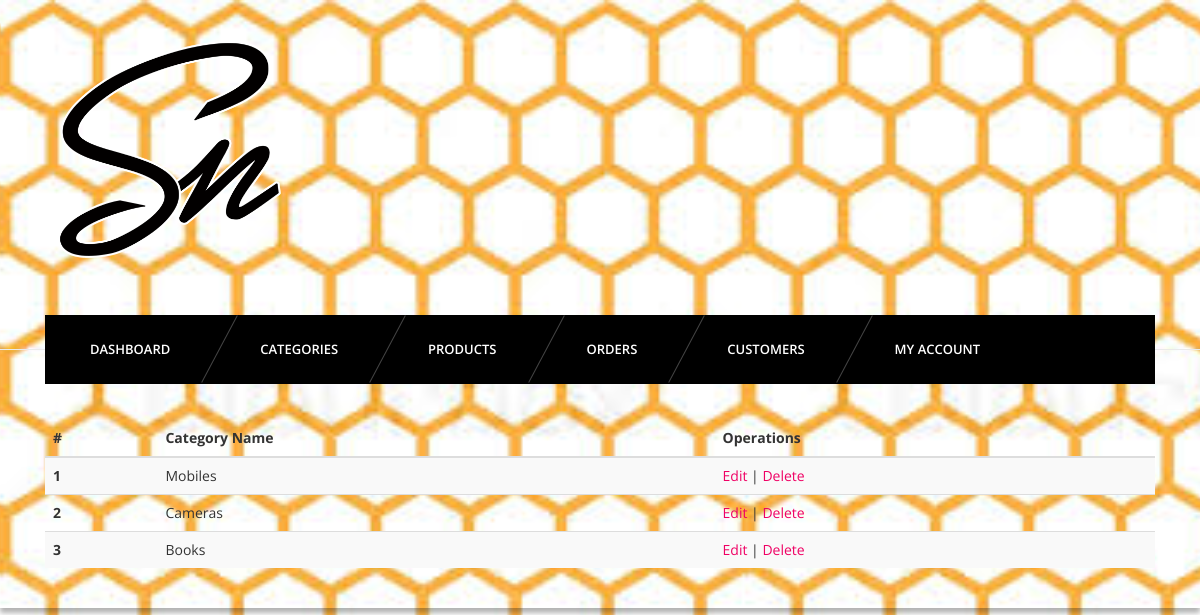
Screenshot of /admin/categories.php (signed in) with the database file from the repository.
### tables this page shows
CREATE TABLE IF NOT EXISTS `category` (
  `id` INT(11) NOT NULL AUTO_INCREMENT,
  `name` VARCHAR(255) NOT NULL,
  PRIMARY KEY (`id`));

### admin/categories.php (the view, shortened to what this page needs)
<?php
require_once '../config/connect.php';
?>
<?php include 'inc/header.php'; ?>
<?php include 'inc/nav.php'; ?>
<section id="content">
    <div class="content-blog">
        <div class="container">
            <table class="table table-striped">
                <thead>
                    <tr>
                        <th>#</th>
                        <th>Category Name</th>
                        <th>Operations</th>
                    </tr>
                </thead>
                <tbody>
                    <?php
                    $sql = "SELECT * FROM category";
                    $res = mysqli_query($connection, $sql);
                    while ($r = mysqli_fetch_assoc($res)) {
                        ?>
                        <tr>
                            <th scope="row"><?php echo $r['id']; ?></th>
                            <td><?php echo $r['name']; ?></td>
                            <td><a href="editcategory.php?id=<?php echo $r['id']; ?>">Edit</a> | <a href="delcategory.php?id=<?php echo $r['id']; ?>">Delete</a></td>
                        </tr>
                    <?php
                    } ?>
                </tbody>
            </table>
        </div>
    </div>
</section>

### assets/css/light.css (style rules this page uses)
body { background-color:#fff; }

### rows the page displays
category: id "1", name "Mobiles"
category: id "2", name "Cameras"
category: id "3", name "Books"
